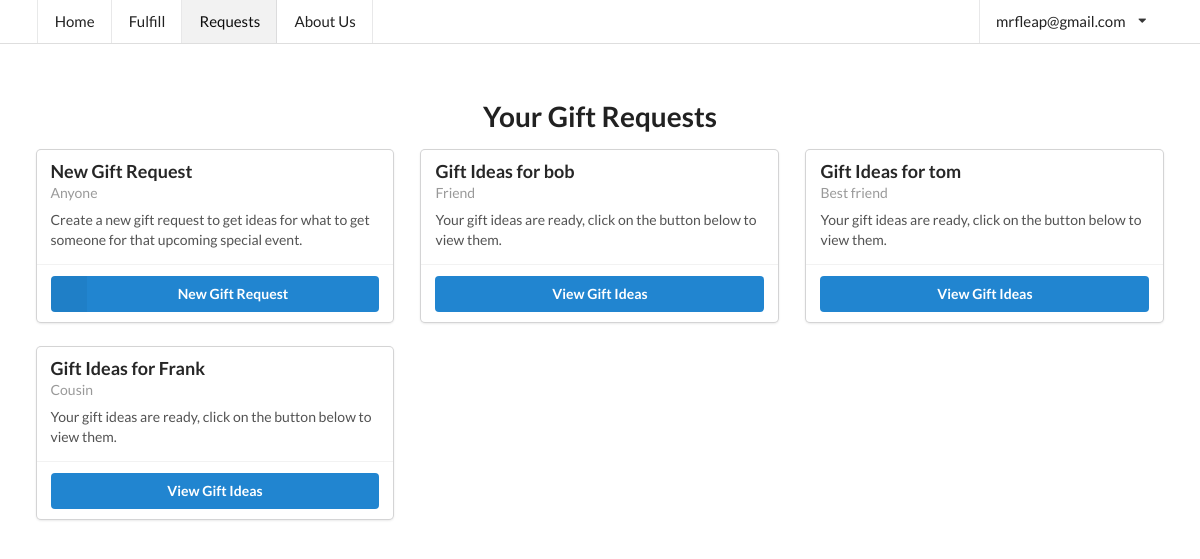
Page /request/ (signed in) on the earlier database version.
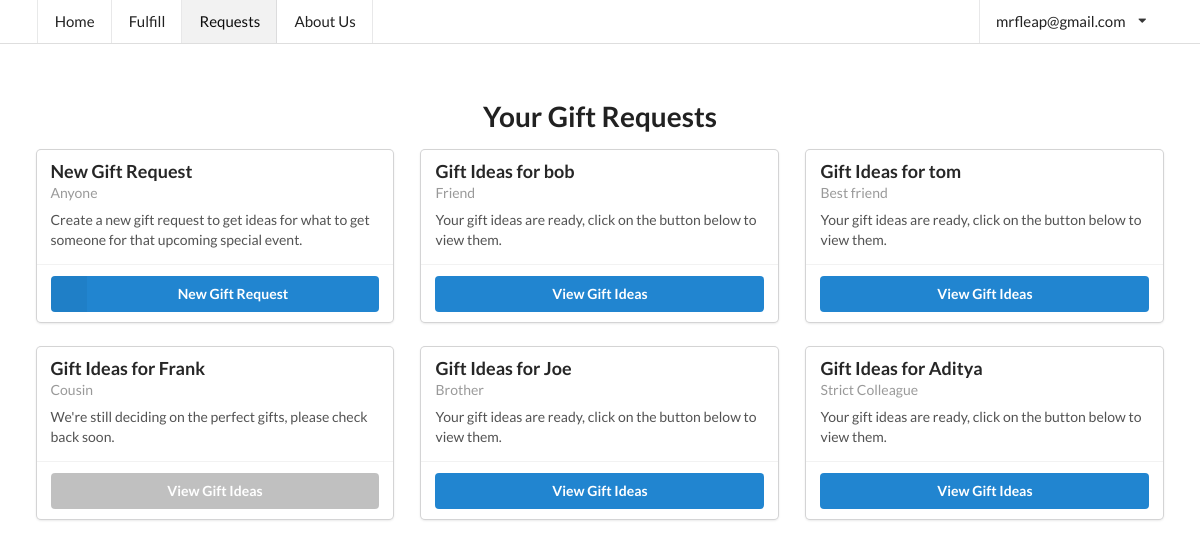
Same page on the later database version.
### forgyftapp/models.py (models this page shows, shortened)
class OnCreate:
	def onCreate(self):
		pass

class GifteeProfile(models.Model, OnCreate):
	name = models.TextField(max_length=150)
	gender = models.CharField(max_length=80, choices=gender.GENDER_CHOICES)
	age = models.IntegerField()
	relationship = models.TextField(max_length=6000)
	price_upper = models.IntegerField()
	interests = models.TextField(max_length=6000)
	existing_related_items = models.TextField(max_length=6000)
	extra_info = models.TextField(max_length=6000)
	published = models.BooleanField(default=False)
	user = models.ForeignKey(User, on_delete=models.CASCADE)
	@property
	def status(self):
		if self.published:
			return "Your gift ideas are ready, click on the button below to view them."
		else:
			return "We're still deciding on the perfect gifts, please check back soon."

### forgyftapp/views/basic_views.py (the view)
# urls.py: url(r'^request/?$', basic_views.gift_request, name='request'),
@login_required
def gift_request(request, profile=None):
	if profile:
		giftee_profile = get_object_or_404(GifteeProfile, pk=profile)
		if not giftee_profile.published:
			return redirect("forgyftapp:request")
		return render(request, "request.html", {"giftee_profile": giftee_profile,
		                                        "ideas": GiftIdea.objects.filter(giftee_profile=giftee_profile),
		                                        "page": "request"})
	else:
		giftee_profiles = GifteeProfile.objects.filter(user=request.user)
		return render(request, "request.html", {"giftee_profiles": giftee_profiles, "page": "request"})

### forgyftapp/templates/request.html (shortened to what this page needs)
{% extends "base.html" %}
{% block content %}
	<div class="ui main container">
		{% if not giftee_profile %}
			<h1 style="text-align: center; padding-bottom: 16px">Your Gift Requests</h1>
			<div class="ui two column stackable grid">
				<div style="margin-left:auto;margin-right:auto;">
					<div class="ui three cards">
						<div class="ui fluid card">
							<div class="content">
								<div class="header">
									New Gift Request
								</div>
								<div class="meta"> Anyone
								</div>
								<div class="description">
									Create a new gift request to get ideas for what to get someone for that
									upcoming special event.
								</div>
							</div>
							<div class="extra content">
								<a class="ui labeled icon fluid primary button" href="{% url "forgyftapp:gift_form" %}">
									<i class="ui icon add"></i>
									New Gift Request
								</a>
							</div>
						</div>
						{% for giftee_profile in giftee_profiles %}
							<div class="ui fluid card">
								<div class="content">
									<div class="header">
										Gift Ideas for {{ giftee_profile.name }}
									</div>
									<div class="meta">
										{{ giftee_profile.relationship }}
									</div>
									<div class="description">
										{{ giftee_profile.status }}
									</div>
								</div>
								<div class="extra content">
									<a class="ui {% if not giftee_profile.published %}disabled grey {% else %}primary {% endif %}fluid  button"
									   href="{% url "forgyftapp:request" profile=giftee_profile.pk %}">View Gift
										Ideas</a>
								</div>
							</div>
						{% endfor %}
					</div>
				</div>
			</div>
		{% endif %}
	</div>
{% endblock %}

Differences in the rows shown:
changed GifteeProfile "Frank": status "Your gift ideas are ready, click on the button below to view them." → "We're still deciding on the perfect gifts, please check back soon."; published True → False (drawn)
added GifteeProfile: name "Joe", relationship "Brother", status "Your gift ideas are ready, click on the button below to view them."
added GifteeProfile: name "Aditya", relationship "Strict Colleague", status "Your gift ideas are ready, click on the button below to view them."
